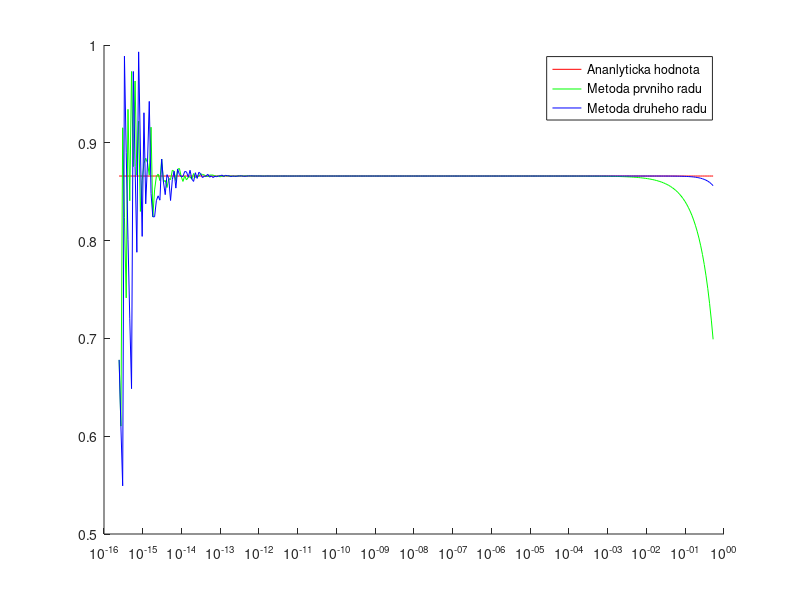
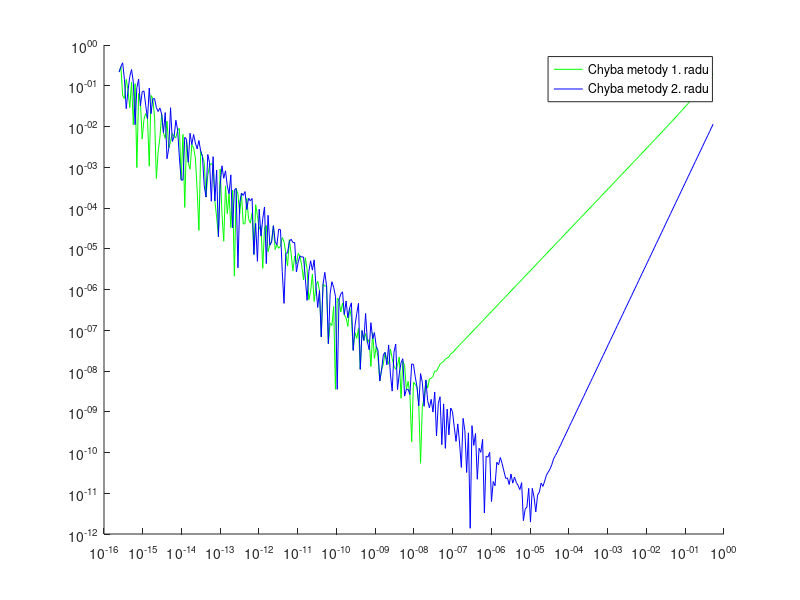

Write MATLAB code to recreate these figures, in order.
function chyba_metody

function y = f(x)
    y = sin(x);
end

function y = df(x)
    y = cos(x);
end

function y = num1_df(x, h)
    y = ( f(x+h) - f(x) ) / h;
end

function y = num2_df(x, h)
    y = ( f(x+h/2) - f(x-h/2) ) / h;
end


x = pi/6
h = x;  % Pocatecni hodnota h

der_a = []; % Hodnota derivace analyticky
der_1 = []; % Derivace metodou prvniho radu
der_2 = []; % Derivace metodou druheho radu
krok  = []; % Seznam pouzitych velikosti kroku

% Hledame hodnoty derivace v bode x v zavislosti na kroku h
while h > eps(1)
    der_a = [der_a df(x)];
    der_1 = [der_1 num1_df(x,h)];
    der_2 = [der_2 num2_df(x,h)];
    krok  = [krok h];
    h = 0.9 * h;
end

figure
hold on
semilogx(krok, der_a, 'r', 'DisplayName', 'Ananlyticka hodnota')
semilogx(krok, der_1, 'g', 'DisplayName', 'Metoda prvniho radu')
semilogx(krok, der_2, 'b', 'DisplayName', 'Metoda druheho radu')
legend
hold off

figure
hold on
loglog(krok, abs((der_1-der_a)./der_a), 'g')
loglog(krok, abs((der_2-der_a)./der_a), 'b')
legend('Chyba metody 1. radu', 'Chyba metody 2. radu')
hold off

end
